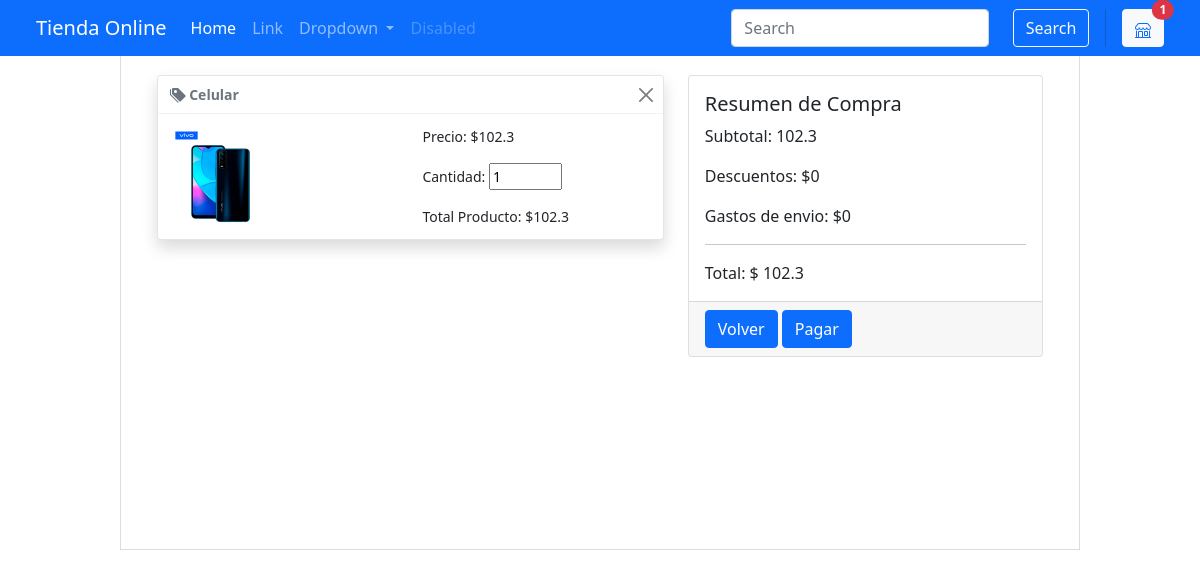
The app's page /carritodecompras.php?id=1 with its own data.
### tables this page shows
CREATE TABLE `productos` (
	`id` INT(11) NOT NULL AUTO_INCREMENT,
	`nombre` TEXT NOT NULL COLLATE 'utf8_spanish_ci',
	`descripcion` TEXT NOT NULL COLLATE 'utf8_spanish_ci',
	`imagen` TEXT NOT NULL COLLATE 'utf8_spanish_ci',
	`precio` DOUBLE NOT NULL,
	PRIMARY KEY (`id`) USING BTREE
)
COLLATE='utf8_general_ci';

### carritodecompras.php (the view, shortened to what this page needs)
<?php
  include './conexion.php';
  if (isset($_SESSION['carrito'])) {
  	if (isset($_GET['id'])) {
	    $arreglo = $_SESSION['carrito'];
	    $encontro = false;
	    $numero = 0;
	    for ($i=0; $i < count($arreglo) ; $i++) {
	    	if ($arreglo[$i]['id'] == $_GET['id']) {
	    		$encontro = true;
	    		$numero = $i;
	    	}
	    }
	    if ($encontro) {
	    	$arreglo[$numero]['cantidad']++;
	    	$_SESSION['carrito'] = $arreglo;
	    }
        else{
        	$nombre = "";
       	    $precio = 0;
       	    $imagen = "";
       	    $resultado = mysqli_query($con,"select * from productos where id =". $_GET['id']);
            while($resulset=mysqli_fetch_array($resultado)){
            	$nombre = $resulset['nombre'];
            	$precio = $resulset['precio'];
            	$imagen = $resulset['imagen'];
            }
            $nuevoproducto = array('id'=>$_GET['id'],
            	               'nombre'=>$nombre,
            	               'precio'=>$precio,
            	               'imagen'=>$imagen,
            	               'cantidad'=>1);
            array_push($arreglo, $nuevoproducto);
            $_SESSION['carrito'] = $arreglo;
        }
  	}
  }else{
       if (isset($_GET['id'])) {
       	    $resultado = mysqli_query($con,"select * from productos where id =". $_GET['id']);
       }
  }
  $datos = $_SESSION['carrito'];
  $cantidad=$datos[0]['cantidad'];
 ?>
<!DOCTYPE html>
<html lang="es">
<head>
	<link rel="stylesheet" type="text/css" href="./css/estilos.css">
	<link href="https://cdn.jsdelivr.net/npm/bootstrap@5.1.0/dist/css/bootstrap.min.css" rel="stylesheet">
</head>
<body>
	<div  class="row col-lg-12">
		<?php include 'menu.php' ?>
	</div>
	<section>
	<div class="container">
		<div class="row">
			<div class="col-md-7">
				<?php
					$total = 0;
					if (isset($_SESSION['carrito'])){
						$total = 0;
						$datos = $_SESSION['carrito'];
						for ($i=0; $i < count($datos); $i++) {
				?>
						<div class="toast" role="alert" aria-live="assertive" aria-atomic="true" data-bs-autohide="false" style="width: 800px;">
							<div class="toast-header">
								<small>&nbsp;</small>
								<strong class="me-auto"><span><?php echo($datos[$i]['nombre']) ?></span></strong>
								<button type="button" class="btn-close" data-bs-dismiss="toast" aria-label="Close"></button>
							</div>
							<div class="toast-body">
								<div class="row">
									<div class="col-md-6"><img src="./productos/<?php echo($datos[$i]['imagen']) ?>" style="width: 100px;" class="img-fluid rounded-start" alt="..."></div>
									<div class="col-md-6"><p class="card-text"><span>Precio:&nbsp;$<?php echo(number_format($datos[$i]['precio'],1)) ?></span></p>
										<p class="card-text"><span>Cantidad:
											<input type="text" value="<?php echo($datos[$i]['cantidad'])?>" size='3' data-precio="<?php echo($datos[$i]['precio']) ?>" data-id="<?php echo($datos[$i]['id']) ?>" class="cantidad" >
										</span></p>
										<p class="card-text"><span class="subtotal">Total Producto:&nbsp;$<?php echo(number_format($datos[$i]['cantidad']*$datos[$i]['precio'],1))?></span></p>
									</div>
								</div>
							</div>
						</div>
				<?php
							$total = $total + $datos[$i]['precio'] * $datos[$i]['cantidad'];
						}
					}
					else{
						echo "<center><h2>El Carrito de Compras está vacío</h2></center>";
					}
				?>
			</div>
			<div class="col-md-5">
				<div class="card h-100">
					<div class="card-body">
						<h5 class="card-title">Resumen de Compra</h5>
						<p class="card-text"> Subtotal:        <?=number_format($total,1)?></p>
						<p class="card-text"> Descuentos:      $0</p>
						<p class="card-text"> Gastos de envio: $0</p>
						<p class="card-text"> <hr></p>
						<p class="card-text"> Total:         $  <?=number_format($total,1)?></p>
					</div>
					<div class="card-footer">
						<small class="text-muted"><a href="./" class="btn btn-primary">Volver</a></small>
						<small class="text-muted"><a href="./formu_pago.php" class="btn btn-primary">Pagar</a></small>
					</div>
				</div>
			</div>
		</div>
	</div>
	</section>
</body>
</html>

### menu.php (shortened to what this page needs)
<nav class="navbar navbar-expand-lg fixed-top navbar-dark bg-primary">
	<div class="container-fluid">
		<a class="navbar-brand" href="./">Tienda Online</a>
		<div class="collapse navbar-collapse" id="navbarSupportedContent">
		<ul class="navbar-nav me-auto mb-2 mb-lg-0">
			<li class="nav-item">
			<a class="nav-link active" aria-current="page" href="#">Home</a>
			</li>
			<li class="nav-item">
			<a class="nav-link" href="#">Link</a>
			</li>
			<li class="nav-item dropdown">
			<a class="nav-link dropdown-toggle" href="#" id="navbarDropdown" role="button" data-bs-toggle="dropdown" aria-expanded="false">
				Dropdown
			</a>
			</li>
			<li class="nav-item">
			<a class="nav-link disabled" href="#" tabindex="-1" aria-disabled="true">Disabled</a>
			</li>
		</ul>
		<form class="d-flex">
			<div class="hstack gap-3">
				<input class="form-control me-2" type="search" placeholder="Search" aria-label="Search">
				<button class="btn btn-outline-light" type="submit">Search</button>
				<button type="button" class="btn btn-light position-relative">
					<a  href="./carritodecompras.php">
						<span class="position-absolute top-0 start-100 translate-middle badge rounded-pill bg-danger">
							<?=$cantidad?>
						</span>
					</a>
				</button>
			</div>
		</form>
	</div>
</nav>

### css/estilos.css (style rules this page uses)
html { padding: 0px; margin: 0px; }
body { background-color: #ccc; padding: 0px; margin: 0px; }
section { width: 80%; min-height: 500px; border: 1px solid #DDD; padding: 2%; margin:0 auto; margin-left: 10%; margin-top: 50px; }

### records on screen
productos: id "1", nombre "Celular", imagen (picture), precio "102.3", $datos[$i]['cantidad']*$datos[$i]['precio'] "102.3"

### other values on screen
$total "102.3"
